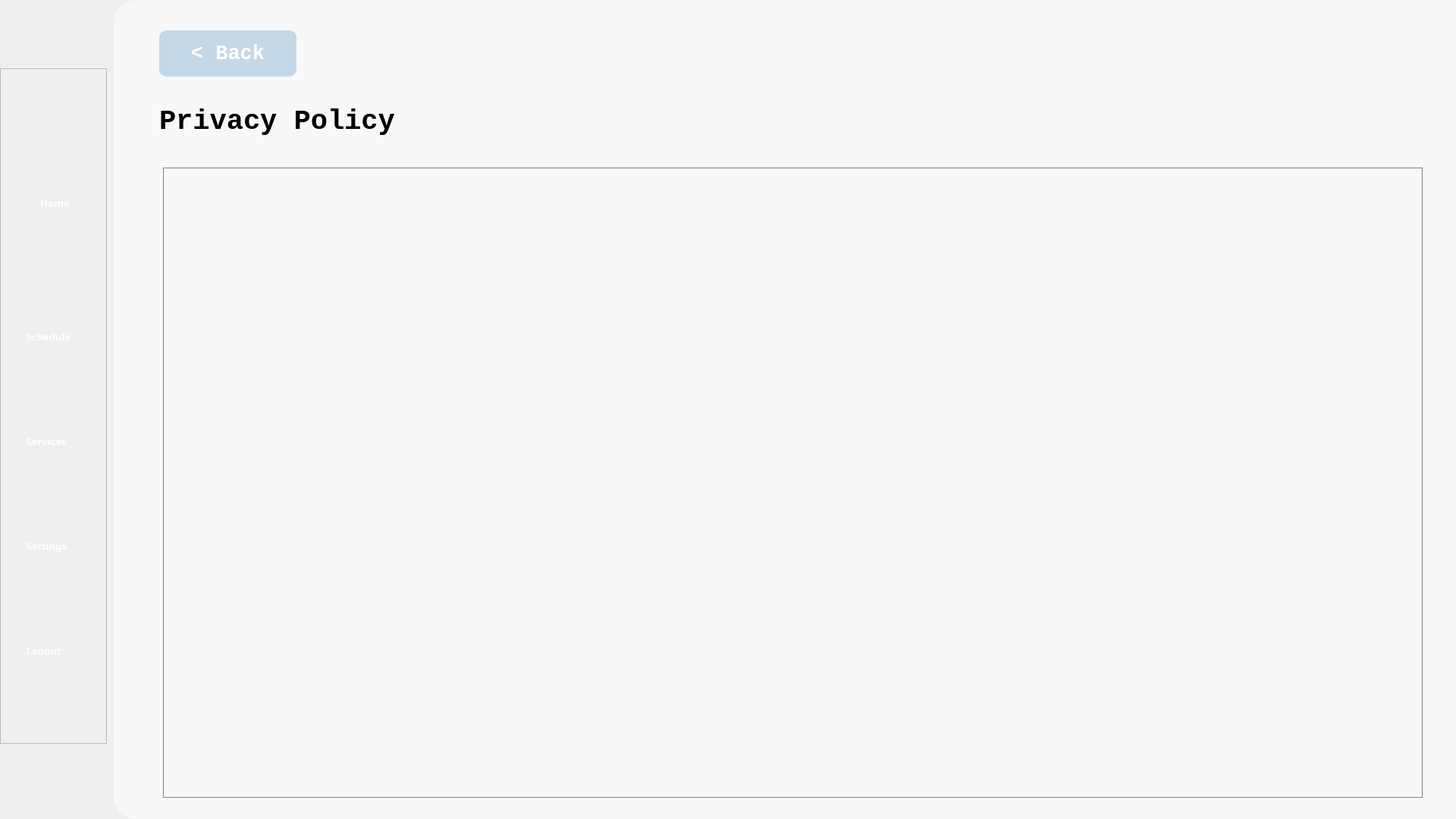
<?xml version="1.0" encoding="UTF-8"?>
<ui version="4.0">
 <class>Form</class>
 <widget class="QWidget" name="Form">
  <property name="geometry">
   <rect>
    <x>0</x>
    <y>0</y>
    <width>1920</width>
    <height>1080</height>
   </rect>
  </property>
  <property name="windowTitle">
   <string>Form</string>
  </property>
  <property name="styleSheet">
   <string notr="true">background-color: &quot;#B6D0E2&quot; </string>
  </property>
  <widget class="QFrame" name="frame">
   <property name="geometry">
    <rect>
     <x>0</x>
     <y>90</y>
     <width>141</width>
     <height>891</height>
    </rect>
   </property>
   <property name="frameShape">
    <enum>QFrame::StyledPanel</enum>
   </property>
   <property name="frameShadow">
    <enum>QFrame::Raised</enum>
   </property>
   <widget class="QWidget" name="layoutWidget_4">
    <property name="geometry">
     <rect>
      <x>30</x>
      <y>19</y>
      <width>87</width>
      <height>871</height>
     </rect>
    </property>
    <layout class="QVBoxLayout" name="verticalLayout">
     <item>
      <widget class="QToolButton" name="home_navigation">
       <property name="enabled">
        <bool>true</bool>
       </property>
       <property name="sizePolicy">
        <sizepolicy hsizetype="Fixed" vsizetype="Fixed">
         <horstretch>0</horstretch>
         <verstretch>0</verstretch>
        </sizepolicy>
       </property>
       <property name="minimumSize">
        <size>
         <width>85</width>
         <height>96</height>
        </size>
       </property>
       <property name="maximumSize">
        <size>
         <width>85</width>
         <height>96</height>
        </size>
       </property>
       <property name="font">
        <font>
         <family>Source Sans Pro Semibold</family>
         <pointsize>10</pointsize>
         <weight>75</weight>
         <bold>true</bold>
        </font>
       </property>
       <property name="styleSheet">
        <string notr="true">border: none; 
color: white;</string>
       </property>
       <property name="text">
        <string>   Home   </string>
       </property>
       <property name="icon">
        <iconset>
         <normaloff>../Images/nav_images/home_page_icon.png</normaloff>../Images/nav_images/home_page_icon.png</iconset>
       </property>
       <property name="iconSize">
        <size>
         <width>70</width>
         <height>70</height>
        </size>
       </property>
       <property name="toolButtonStyle">
        <enum>Qt::ToolButtonTextUnderIcon</enum>
       </property>
      </widget>
     </item>
     <item>
      <widget class="QToolButton" name="appointments_navigation">
       <property name="enabled">
        <bool>true</bool>
       </property>
       <property name="sizePolicy">
        <sizepolicy hsizetype="Fixed" vsizetype="Fixed">
         <horstretch>0</horstretch>
         <verstretch>0</verstretch>
        </sizepolicy>
       </property>
       <property name="font">
        <font>
         <family>Source Sans Pro Semibold</family>
         <pointsize>10</pointsize>
         <weight>75</weight>
         <bold>true</bold>
        </font>
       </property>
       <property name="styleSheet">
        <string notr="true">border: none; 
color: white;</string>
       </property>
       <property name="text">
        <string>Schedule</string>
       </property>
       <property name="icon">
        <iconset>
         <normaloff>../Images/nav_images/appointment_page_icon.png</normaloff>../Images/nav_images/appointment_page_icon.png</iconset>
       </property>
       <property name="iconSize">
        <size>
         <width>70</width>
         <height>70</height>
        </size>
       </property>
       <property name="toolButtonStyle">
        <enum>Qt::ToolButtonTextUnderIcon</enum>
       </property>
      </widget>
     </item>
     <item>
      <widget class="QToolButton" name="services_navigation">
       <property name="enabled">
        <bool>true</bool>
       </property>
       <property name="sizePolicy">
        <sizepolicy hsizetype="Fixed" vsizetype="Fixed">
         <horstretch>0</horstretch>
         <verstretch>0</verstretch>
        </sizepolicy>
       </property>
       <property name="font">
        <font>
         <family>Source Sans Pro Semibold</family>
         <pointsize>10</pointsize>
         <weight>75</weight>
         <bold>true</bold>
        </font>
       </property>
       <property name="styleSheet">
        <string notr="true">border: none; 
color: white;</string>
       </property>
       <property name="text">
        <string>Services</string>
       </property>
       <property name="icon">
        <iconset>
         <normaloff>../Images/nav_images/services_icon.png</normaloff>../Images/nav_images/services_icon.png</iconset>
       </property>
       <property name="iconSize">
        <size>
         <width>70</width>
         <height>70</height>
        </size>
       </property>
       <property name="toolButtonStyle">
        <enum>Qt::ToolButtonTextUnderIcon</enum>
       </property>
      </widget>
     </item>
     <item>
      <widget class="QToolButton" name="settings_navigation">
       <property name="enabled">
        <bool>true</bool>
       </property>
       <property name="sizePolicy">
        <sizepolicy hsizetype="Fixed" vsizetype="Fixed">
         <horstretch>0</horstretch>
         <verstretch>0</verstretch>
        </sizepolicy>
       </property>
       <property name="font">
        <font>
         <family>Source Sans Pro Semibold</family>
         <pointsize>10</pointsize>
         <weight>75</weight>
         <bold>true</bold>
        </font>
       </property>
       <property name="styleSheet">
        <string notr="true">border: none; 
color: white;</string>
       </property>
       <property name="text">
        <string>Settings</string>
       </property>
       <property name="icon">
        <iconset>
         <normaloff>../Images/nav_images/settings_page_icon.png</normaloff>../Images/nav_images/settings_page_icon.png</iconset>
       </property>
       <property name="iconSize">
        <size>
         <width>70</width>
         <height>70</height>
        </size>
       </property>
       <property name="toolButtonStyle">
        <enum>Qt::ToolButtonTextUnderIcon</enum>
       </property>
      </widget>
     </item>
     <item>
      <widget class="QToolButton" name="logout_navigation">
       <property name="enabled">
        <bool>true</bool>
       </property>
       <property name="sizePolicy">
        <sizepolicy hsizetype="Fixed" vsizetype="Fixed">
         <horstretch>0</horstretch>
         <verstretch>0</verstretch>
        </sizepolicy>
       </property>
       <property name="font">
        <font>
         <family>Source Sans Pro Semibold</family>
         <pointsize>10</pointsize>
         <weight>75</weight>
         <bold>true</bold>
        </font>
       </property>
       <property name="styleSheet">
        <string notr="true">border: none; 
color: white;</string>
       </property>
       <property name="text">
        <string>Logout</string>
       </property>
       <property name="icon">
        <iconset>
         <normaloff>../Images/nav_images/logout_icon.png</normaloff>../Images/nav_images/logout_icon.png</iconset>
       </property>
       <property name="iconSize">
        <size>
         <width>70</width>
         <height>70</height>
        </size>
       </property>
       <property name="toolButtonStyle">
        <enum>Qt::ToolButtonTextUnderIcon</enum>
       </property>
      </widget>
     </item>
    </layout>
   </widget>
  </widget>
  <widget class="QWidget" name="whitebg" native="true">
   <property name="geometry">
    <rect>
     <x>150</x>
     <y>0</y>
     <width>1771</width>
     <height>1080</height>
    </rect>
   </property>
   <property name="styleSheet">
    <string notr="true">background-color: #F8F8F8;
border-bottom-left-radius: 30px;
border-top-left-radius: 30px;</string>
   </property>
   <widget class="QLabel" name="policy_label">
    <property name="geometry">
     <rect>
      <x>60</x>
      <y>120</y>
      <width>481</width>
      <height>81</height>
     </rect>
    </property>
    <property name="font">
     <font>
      <family>Consolas</family>
      <pointsize>28</pointsize>
      <weight>75</weight>
      <bold>true</bold>
     </font>
    </property>
    <property name="text">
     <string>Privacy Policy</string>
    </property>
   </widget>
   <widget class="QPushButton" name="back_button">
    <property name="enabled">
     <bool>true</bool>
    </property>
    <property name="geometry">
     <rect>
      <x>60</x>
      <y>40</y>
      <width>181</width>
      <height>61</height>
     </rect>
    </property>
    <property name="font">
     <font>
      <family>Consolas</family>
      <pointsize>20</pointsize>
      <weight>75</weight>
      <bold>true</bold>
     </font>
    </property>
    <property name="autoFillBackground">
     <bool>false</bool>
    </property>
    <property name="styleSheet">
     <string notr="true">background-color: rgba(182, 208, 226,0.8);
color: rgb(255, 255, 255);
border-radius: 10px;</string>
    </property>
    <property name="text">
     <string>&lt; Back</string>
    </property>
    <property name="iconSize">
     <size>
      <width>70</width>
      <height>70</height>
     </size>
    </property>
   </widget>
   <widget class="QTextBrowser" name="textBrowser">
    <property name="geometry">
     <rect>
      <x>65</x>
      <y>221</y>
      <width>1661</width>
      <height>831</height>
     </rect>
    </property>
    <property name="styleSheet">
     <string notr="true">border-radius: 0px; border: 1px solid #808080</string>
    </property>
   </widget>
  </widget>
 </widget>
 <resources/>
 <connections/>
</ui>
